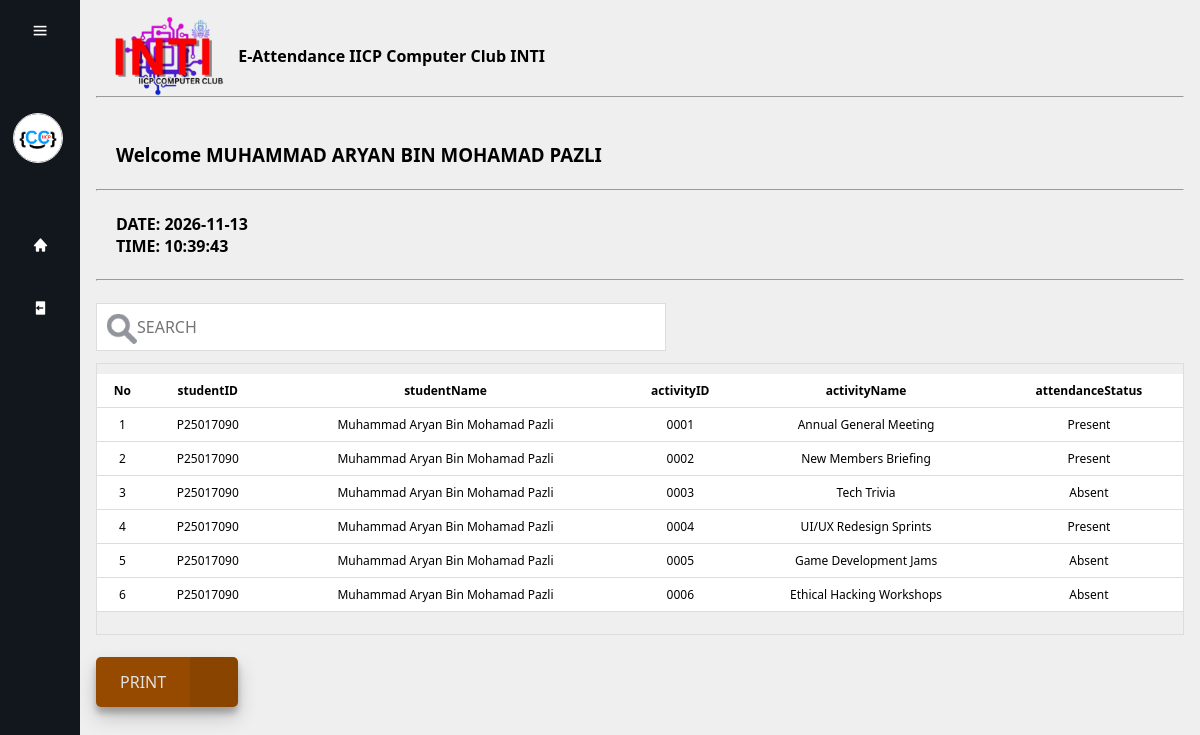
The page /attendance/dashboard.php (signed in) on the database its author committed.
### tables this page shows
CREATE TABLE `record` (
  `studentID` varchar(11) NOT NULL,
  `activityID` varchar(11) NOT NULL,
  `attendanceStatus` varchar(50) NOT NULL DEFAULT 'Absent'
);

CREATE TABLE `student` (
  `studentID` varchar(11) NOT NULL,
  `studentName` varchar(100) NOT NULL,
  `password` varchar(255) NOT NULL,
  `phoneNo` varchar(14) NOT NULL,
  `programme` varchar(100) NOT NULL
);

CREATE TABLE `activity` (
  `activityID` varchar(11) NOT NULL,
  `activityName` varchar(100) NOT NULL,
  `date` date NOT NULL,
  `time` time NOT NULL,
  `location` varchar(150) NOT NULL,
  `advisorID` varchar(11) NOT NULL
);

### attendance/database.php (called while the page is built, shortened)
<?php
    $dateNow=date("Y-m-d");
    $timeNow=date("H:i:s");
?>

### attendance/studentpage.php (the view, shortened to what this page needs)
<div class="search-container">
    <form action="" method="GET">
        <br><input type="text" id="myInput" style="float:right;" name="search" autocomplete="off" placeholder="SEARCH" size="50" value="<?php if(isset($_GET['activityID'])){echo $_GET['activityID']; } ?>" autofocus>
    </form>
</div>
    <div class="table-container">
    <table class="move" id="studentlist">
        <tr>
            <th>No</th>
            <th>studentID</th>
            <th>studentName</th>
            <th>activityID</th>
            <th>activityName</th>
            <th>attendanceStatus</th>
        </tr>
        <?php
            $no=1;
            if(isset($_GET['search'])){
                $searchQuery = safe($con, $_GET['search']);
                $studentID = safe($con, $_SESSION['studentID']);
                $query = "SELECT * FROM student AS t1 INNER JOIN record AS t2 ON t1.studentID = t2.studentID
                            INNER JOIN activity AS t3 ON t3.activityID = t2.activityID
                            WHERE t1.studentID = '$studentID' AND CONCAT(t2.attendanceStatus,t3.activityName,t3.activityID) LIKE '%$searchQuery%'
                            ORDER BY t2.activityID ASC";
            }else{
                $studentID = safe($con, $_SESSION['studentID']);
                $query = "SELECT * FROM student AS t1 INNER JOIN record AS t2 ON t1.studentID = t2.studentID
                            INNER JOIN activity AS t3 ON t3.activityID = t2.activityID
                            WHERE t1.studentID = '$studentID' ORDER BY t2.activityID ASC";
            }
            $result = mysqli_query($con, $query);
            if(mysqli_num_rows($result) > 0){
                while($row = mysqli_fetch_assoc($result)){
        ?>
                        <tr data-date="<?php echo $row['date']; ?>">
                            <td><?php echo $no; ?></td>
                            <td><?php echo $row['studentID']; ?></td>
                            <td><?php echo $row['studentName']; ?></td>
                            <td><?php echo $row['activityID']; ?></td>
                            <td><?php echo $row['activityName']; ?></td>
                            <td><?php echo $row['attendanceStatus']; ?></td>
                        </tr>
        <?php $no++;}
            }else{
                echo "<tr><td colspan='6'>No record found.</td></tr>";
            }
        ?>
    </table><br>
    </div>
    <br><p>
        <button class="button3" id="button">
            <span class="button_text3">PRINT</span>
            <span class="button_icon3">
            </span>
        </button>
    </p><br>
</div>
</div>
</body>
</html>

### attendance/header.php (shortened to what this page needs)
<?php
    require 'database.php';
?>
<html>
    <link rel="stylesheet" type="text/css" href="style.css">
</html>

### attendance/dashboard.php (shortened to what this page needs)
<?php include 'header.php';?>
<html>
    <?php include 'menu.php';?>
    <?php
        function safe($con, $value) {
            $value = mysqli_real_escape_string($con, $value);
            return $value;
        }
    ?>
    <head>
    </head>
    <div class="main-content">
        <div id="Div1">
            <img class='logo' src="images/picture2.png" alt="logo"><span style="vertical-align: middle;font-weight: 650;">E-Attendance IICP Computer Club INTI</span><hr>
                <br><br><h3 class="textindent">Welcome <?php
                    echo strtoupper ($_SESSION['name']);
                    echo"</h3><br><hr><br><h4 class='textindent'>DATE: ".$dateNow;
                    echo"</h4><h4 class='textindent'>TIME: ".$timeNow;
                    echo"</h4>"?><br><hr>
        </div>
        <?php
            if($_SESSION['user']!="advisor"){
                include 'studentpage.php';
            }else{
                include 'activityedit.php';
            }
        ?>
    </body>
</html>

### attendance/menu.php (shortened to what this page needs)
<html>
  <head>
    <link href='https://unpkg.com/boxicons@2.1.4/css/boxicons.min.css' rel='stylesheet'>
  </head>
  <body>
    <div id="container">
        <div class="sidebar">
        <?php
            if($_SESSION['user']=="advisor"){
        ?>
        <div class="top">
            <div class="logo">
                <img src="images/picture3.png" alt="logo">
                <span>IICP_CC</span>
            </div>
            <i class="bx bx-menu" id="btn"></i>
        </div>
        <div class="user">
            <img src="images/logo.png" alt="member" class="user-img">
            <div>
                <p class="bold">IICP_COMPUTER CLUB_UNIT</p>
                <p>Advisor</p>
            </div>
        </div>
        <ul>
            <li>
                <a href="dashboard.php">
                    <i class='bx bxs-home'></i>
                    <span onmouseover="tooltiphome()"class="nav-item">Home</span>
                </a>
                <span class="tooltip">Home</span>
            </li>
            <li>
                <a href="student_update.php">
                    <i class='bx bxs-user-rectangle' ></i>
                    <span class="nav-item">Student_Update</span>
                </a>
                <span class="tooltip">Student_Update</span>
            </li>
            <li>
                <a href="attendance.php">
                    <i class='bx bxs-notepad'></i>
                    <span class="nav-item">Attendance</span>
                </a>
                <span class="tooltip">Attendance</span>
            </li>
            <li>
                <a href="logout.php">
                    <i class='bx bxs-log-out'></i>
                    <span class="nav-item">Log_Out</span>
                </a>
                <span class="tooltip">Log_Out</span>
            </li>
        </ul>
        <?php
            }else{
        ?>
        <div class="top">
            <i class="bx bx-menu" id="btn"></i>
        </div>
        <div class="user">
            <img src="images/logo.png" alt="member" class="user-img">
            <div>
            </div>
        </div>
        <ul>
            <li>
                <a href="dashboard.php">
                <i class='bx bxs-home'></i>
                </a>
            </li>
            <li>
                <a href="logout.php">
                <i class='bx bxs-log-out'></i>
                </a>
            </li>
        </ul>
        <?php }?>
    </div>

### attendance/style.css (style rules this page uses)
body { background:#efefef; }
input { font-size: 15px; }
html { font-family: Arial, Helvetica, sans-serif; }
.button3 { display: flex; height: 50px; padding: 0; background: #954a00; border: none; outline: none; border-radius: 5px; overflow: hidden; font-family: 'Roboto',sans-serif; font-size: 16px; font-weight: 500; cursor: pointer; box-shadow: rgba(0, 0, 0, 0.19) 0px 10px 20px, rgba(0, 0, 0, 0.23) 0px 6px 6px; transition: all 160ms ease-in; }
.button_text3, .button_icon3 { display: flex; align-items: center; height: 100%; padding: 0 24px; color: rgb(226, 226, 226); }
.button_icon3 { font-size: 1.5em; background:rgb(0, 0, 0,0.08) ; }

### attendance/menu.php (style rules this page uses)
* { margin: 0; padding: 0; box-sizing: border-box; font-family: 'Segoe UI', Tahoma, Geneva, Verdana, sans-serif; }
.user-img { width: 50px; border-radius: 100%; border: 1px solid #eee }
.sidebar { position: fixed; top: 0; left: 0; height: 115%; width: 80px; background-color: #12171e; padding: .4rem .8rem; transition: all 0.5s ease; z-index: 9999; overflow: visible }
.sidebar #btn { position: absolute; color: #fff; top: .4rem; left: 50%; font-size: 1.2rem; line-height: 50px; transform: translateX(-50%); cursor: pointer; }
.user { display: flex; align-items: center; margin: 1rem 0; }
.sidebar ul li { position: relative; list-style-type: none; height: 50px; width: 90%; margin: 0.8rem auto; line-height: 50px; }
.sidebar ul li a { color: #fff; display: flex; align-items: center; text-decoration: none; border-radius: 0.8rem; }
.sidebar ul li a i { min-width: 50px; text-align: center; height: 50px; border-radius: 12px; line-height: 50px; }
.main-content { position: relative; min-height: 100vh; top: 0; left: 80px; transition: all 0.5s ease; width: calc(100% - 80px); padding: 1rem; }
#container { position: relative; }

### attendance/dashboard.php (style rules this page uses)
h3.textindent { text-indent: 20px; }
h4.textindent { text-indent: 20px; }
img.logo { display: inline-block; height: 10%; pointer-events: none; vertical-align: middle; }

### attendance/studentpage.php (style rules this page uses)
table,th,td { text-align: center; font-size: 12px; }
table.move { margin-top:10px; margin-left:0px; border-collapse: collapse; width: 100%; }
th { position: sticky; top: 0; background-color: #ffffff; z-index: 1; height: 20px; }
th, td { padding: 8px; border-bottom: 1px solid #DDD; }
tr { background-color: #ffffff; height: 25px; }
#myInput { background-image: url('images/searchicon.png'); background-position: 10px 10px; background-repeat: no-repeat; width: 100%; font-size: 16px; padding: 12px 20px 12px 40px; border: 1px solid #ddd; margin-bottom: 12px; }
.table-container { max-height: 446px; overflow-y: auto; border: 1px solid #ddd; }
.search-container { display: flex; justify-content: flex-start; width: 100%; }

### rows shown on the page
record: studentID "P25017090", studentID.studentName "Muhammad Aryan Bin Mohamad Pazli", activityID.activityID "0001", activityID.activityName "Annual General Meeting", attendanceStatus "Present"
record: studentID "P25017090", studentID.studentName "Muhammad Aryan Bin Mohamad Pazli", activityID.activityID "0002", activityID.activityName "New Members Briefing", attendanceStatus "Present"
record: studentID "P25017090", studentID.studentName "Muhammad Aryan Bin Mohamad Pazli", activityID.activityID "0003", activityID.activityName "Tech Trivia", attendanceStatus "Absent"
record: studentID "P25017090", studentID.studentName "Muhammad Aryan Bin Mohamad Pazli", activityID.activityID "0004", activityID.activityName "UI/UX Redesign Sprints", attendanceStatus "Present"
record: studentID "P25017090", studentID.studentName "Muhammad Aryan Bin Mohamad Pazli", activityID.activityID "0005", activityID.activityName "Game Development Jams", attendanceStatus "Absent"
record: studentID "P25017090", studentID.studentName "Muhammad Aryan Bin Mohamad Pazli", activityID.activityID "0006", activityID.activityName "Ethical Hacking Workshops", attendanceStatus "Absent"

### other values the page prints
$_SESSION['name'] "MUHAMMAD ARYAN BIN MOHAMAD PAZLI"
